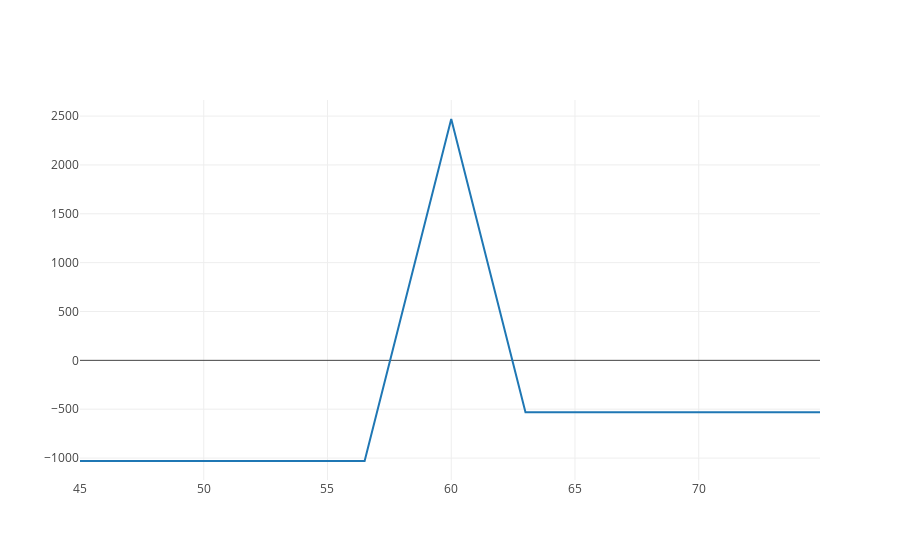

Notebook code for this chart:
### Code cell
p00 = option(56.5,750,'P', 1,1)
p01 = option(60,1695,'P', 2,-1)
p02 = option(63,3170,'P', 1,1)

options = [p00,p01,p02]

underlying  = [p/10 for p in range(450, 750)]
vals = []

for val in underlying:
    tot_val = 0.0    
    for contract in options:            
        if val > contract.strike:
            tot_val += (0 -  contract.price) * contract.action * contract.units;
        else:
            tot_val += (((contract.strike - val)*1000) - contract.price) * contract.action * contract.units
    vals.append(tot_val)    
    
trace0 = go.Scatter(x=underlying,y=vals,mode = 'lines',name = 'lines')
data = [trace0]
plotly.offline.iplot(data, filename='line-mode')

### Figure 1 — Plotly figure (JSON) as saved in the notebook; plotly's stock layout.template omitted (floating-point values rounded to 4 significant figures; data arrays with more than 128 entries replaced by an {"elided": "..."} marker saying what was removed)
{"data": [{"mode": "lines", "name": "lines", "type": "scatter", "x": {"elided": "300 float values"}, "y": {"elided": "300 float values"}}], "layout": {}}
